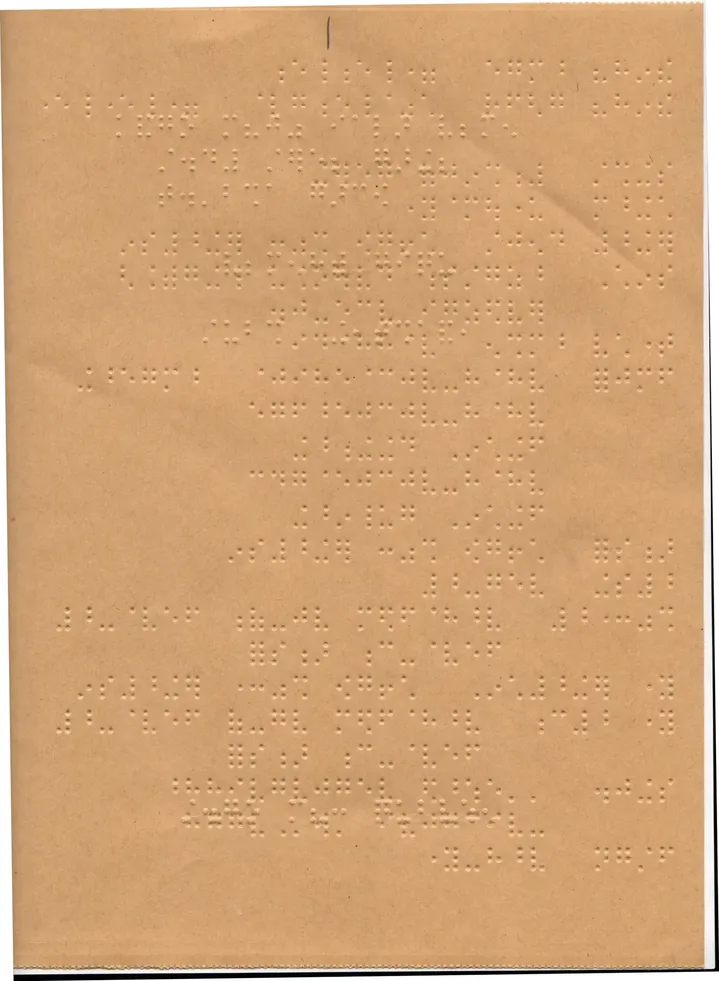
#> input picture OpenCV/Braille Code/braille2.webp, 719 x 981 px, shrunk from 1502 x 2048 before the run
$ python Braille.py
#> lines starting #> are read from the running program, lines starting #| are printed output that depends on the picture; after the words box and inside, x2 and y2 are one past the last pixel; in counts of white or black regions, pixels touching at a corner belong together
import cv2 as cv

image = cv.imread("braille2.webp", cv.IMREAD_GRAYSCALE)
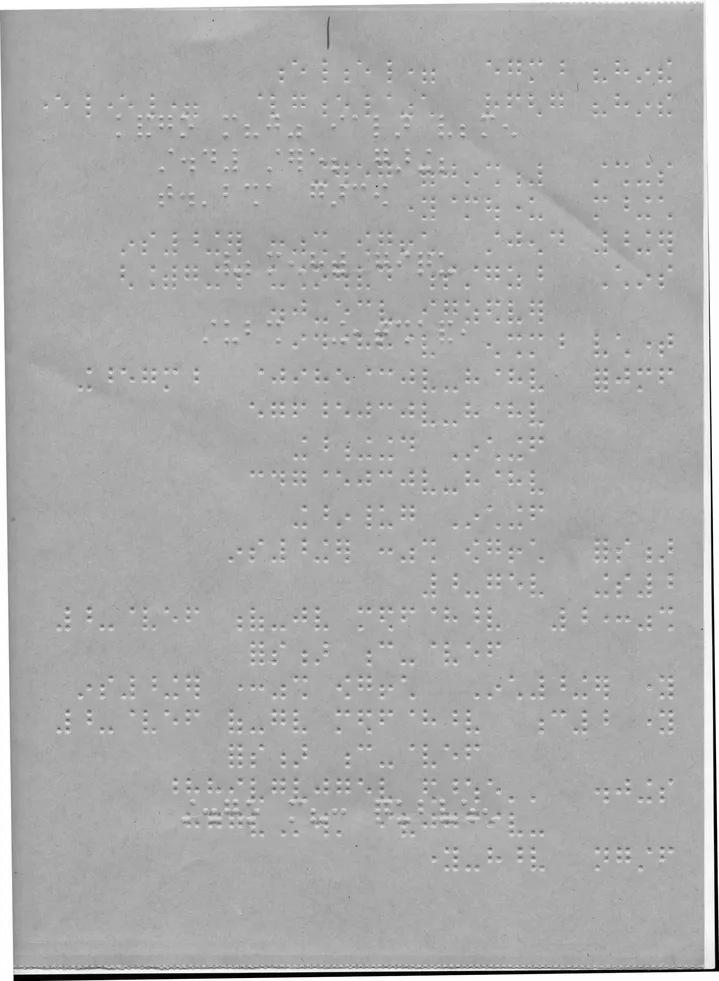
#> image: shape (981, 719); min 0, max 255, mean 171.8

blur = cv.GaussianBlur(image,(3,3),0)

#work for brilliant spot
b_image1 = cv.threshold(blur,190,255,cv.THRESH_BINARY)[1]
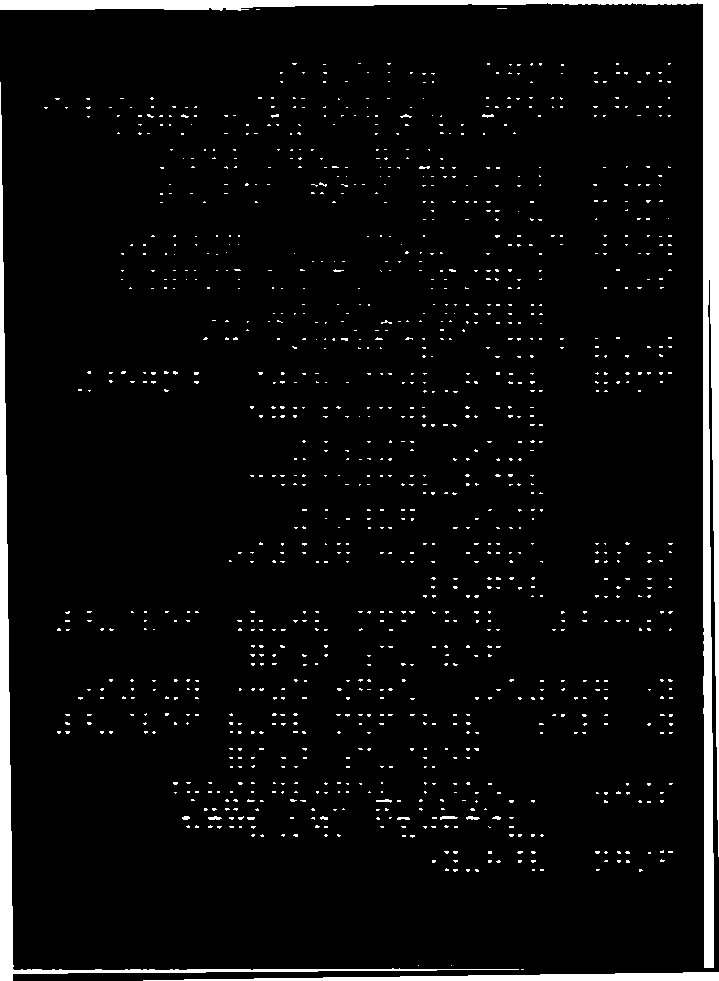
#> b_image1: shape (981, 719); 5.2% white; 1177 white regions (1160 under 20 px), largest, box (x1, y1, x2, y2) and area: (0, 0, 719, 968) 17557, (0, 82, 519, 981) 7914, (143, 972, 719, 981) 2861
b_image2 = cv.threshold(blur,150,255,cv.THRESH_BINARY_INV)[1]
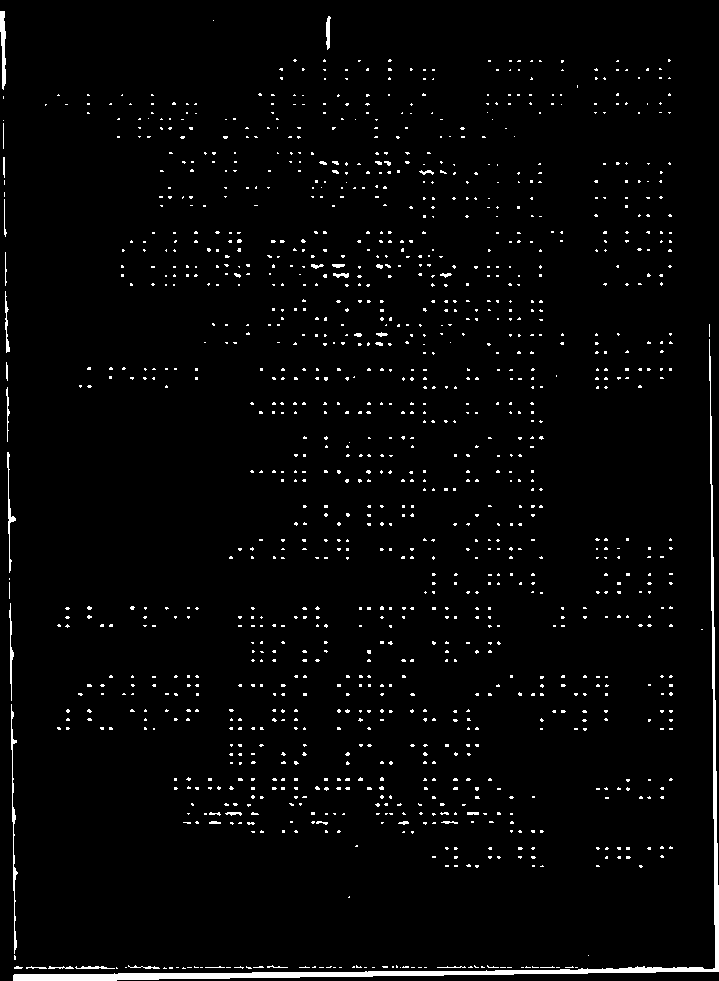
#> b_image2: shape (981, 719); 2.6% white; 1297 white regions (1254 under 20 px), largest, box (x1, y1, x2, y2) and area: (13, 339, 719, 981) 5610, (11, 704, 18, 954) 433, (0, 11, 6, 90) 315

#final_image = cv.add(image, b_image1)
final_image = cv.subtract(image, b_image2)
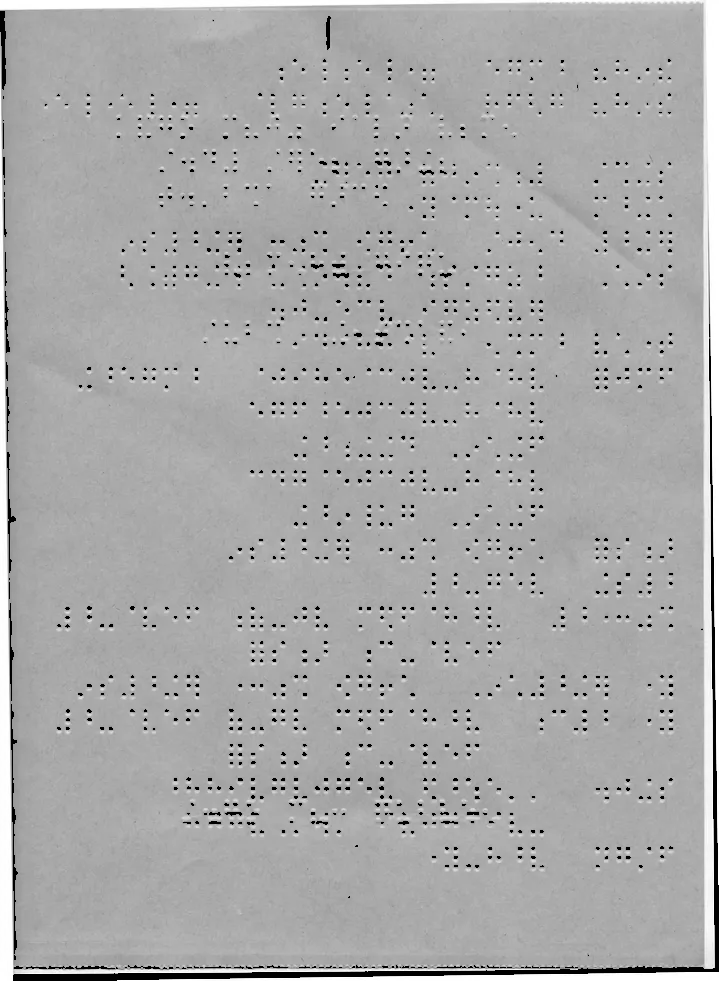
#> final_image: shape (981, 719); min 0, max 255, mean 169
final_image = cv.add(final_image, b_image1)

cv.imshow("final", final_image)

cv.waitKey(0)
cv.destroyAllWindows()
